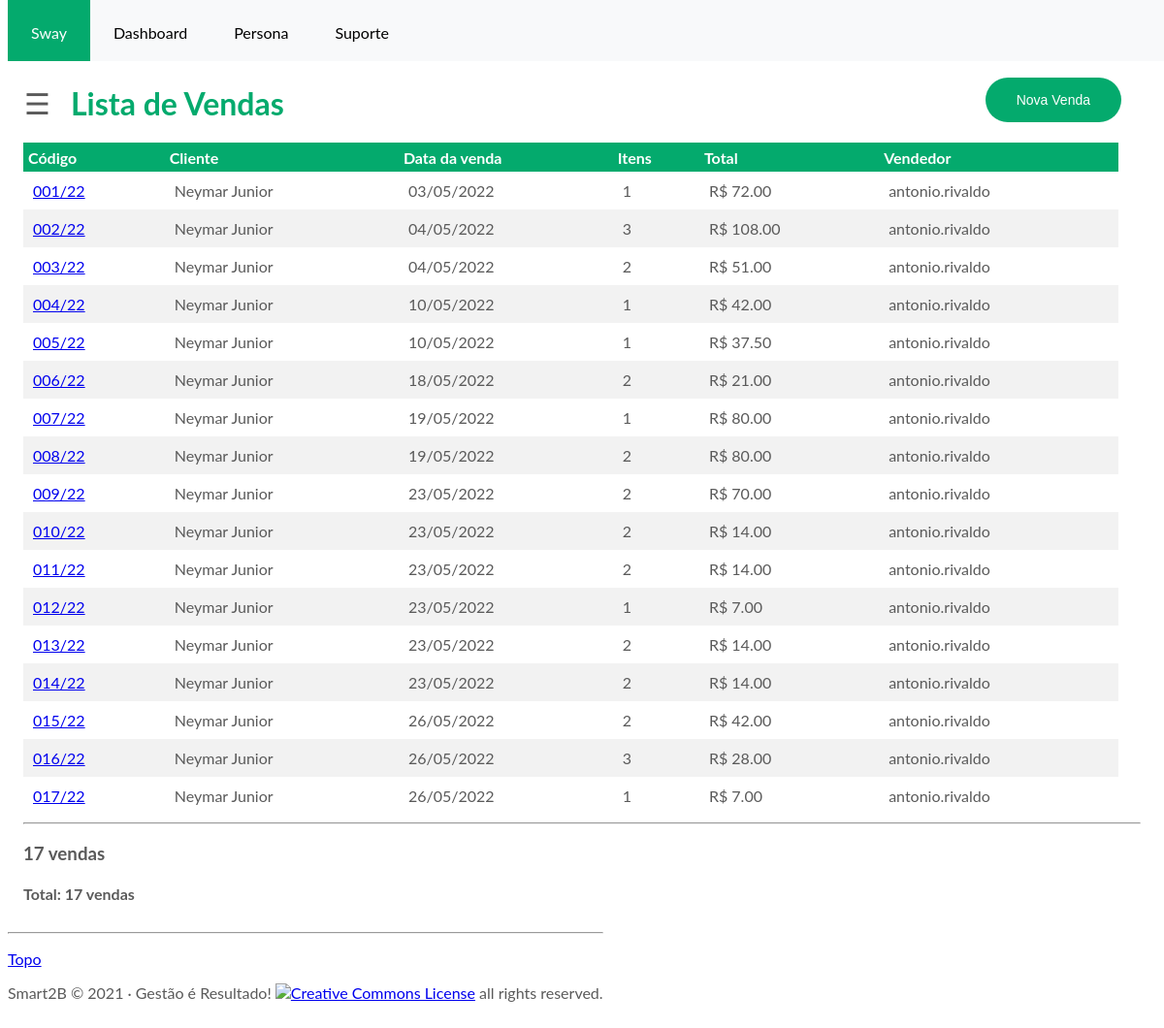
/swayapp/sale/ (signed in), run on the app's committed database.
### swayapp/models.py (models this page shows, shortened)
class TimeStampedModel(models.Model):
    created = models.DateTimeField(
        'criado em', auto_now_add=True, auto_now=False)
    modified = models.DateTimeField(
        'modificado em', auto_now_add=False, auto_now=True)
    class Meta:
        abstract = True

class Sale(TimeStampedModel):
    customer = models.ForeignKey('Customer', related_name='customer_sale', verbose_name='cliente',
                                 on_delete=models.CASCADE)
    seller = models.ForeignKey(User, related_name='seller_sale', verbose_name='vendedor', on_delete=models.CASCADE, null=True, blank=True)
    class Meta:
        verbose_name = 'venda'
        verbose_name_plural = 'vendas'
    def __str__(self):
        return "%03d" % self.id + "/%s" % self.created.strftime('%y')
    codigo = property(__str__)
    def get_detail(self):
        return "/swayapp/%i" % self.id
    def get_items(self):
        return self.sales_det.count()
    def get_total(self):
        qs = self.sales_det.filter(sale=self.pk).values_list('price_sale', 'quantity') or 0
        t = 0 if isinstance(qs, int) else sum(map(lambda q: q[0] * q[1], qs))
        return "R$ %s" % number_format(t, 2)

class Person(TimeStampedModel):
    gender = models.CharField('gênero', max_length=1, choices=gender_list)
    cpf = models.CharField('CPF', max_length=11)
    firstname = models.CharField('Nome', max_length=20)
    lastname = models.CharField('Sobrenome', max_length=20)
    email = models.EmailField('e-mail', unique=True, blank=True)
    phone = models.CharField('Fone', max_length=18, blank=True)
    birthday = models.DateTimeField('Nascimento', blank=True)
    class Meta:
        abstract = True
        ordering = ['firstname']
    def __str__(self):
        return self.firstname + " " + self.lastname
    full_name = property(__str__)

class Customer(Person):
    pass
    class Meta:
        verbose_name = 'cliente'
        verbose_name_plural = 'clientes'

### swayapp/views.py (the view)
# urls.py: path('sale/', views.SaleList.as_view(), name='sale_list'),
@method_decorator(login_required, name='dispatch')
class SaleList(CounterMixin, ListView):
    template_name = 'sale_list.html'
    model = Sale
    paginate_by = 60
    def get_queryset(self):
        if 'filter_sale_one' in self.request.GET:
            return Sale.objects.annotate(
                itens=Count('sales_det')).filter(itens=1)
        if 'filter_sale_zero' in self.request.GET:
            return Sale.objects.annotate(
                itens=Count('sales_det')).filter(itens=0)
        qs = super(SaleList, self).get_queryset()
        if 'customer' in self.request.GET:
            qs = qs.filter(customer=self.request.GET['customer'])
        if 'seller' in self.request.GET:
            qs = qs.filter(seller=self.request.GET['seller'])
        return qs

### swayapp/mixins.py (called while the page is built)
    def get_context_data(self, **kwargs):
        context =super(CounterMixin, self).get_context_data(**kwargs)
        context['count'] =self.get_queryset().count()
        return context

### swayapp/templates/sale_list.html (shortened to what this page needs)
{% extends 'base.html' %}
{% load widget_tweaks %}
{% block content %}
<a href="{% url 'swayapp:sale_add' %}">
	<button class="addbutton">
	Nova Venda
	</button>
</a>
<h1 class="willianclass">Lista de Vendas</h1>
{% if object_list %}
		<div>
			<table class="table">
				<thead>
					<tr>
						<th>Código</th>
						<th>Cliente</th>
						<th class="text-center">Data da venda</th>
						<th class="text-center">Itens</th>
						<th class="text-right">Total</th>
						<th>Vendedor</th>
					</tr>
				</thead>
				<tbody>
				{% for sale in object_list %}
					{% if sale.get_items == 0 %}
						<tr class="danger">
					{% elif sale.get_items == 1 %}
						<tr class="info">
					{% else %}
						<tr>
					{% endif %}
							<td><a href="{{ sale.get_detail }}">{{ sale.codigo }}</a></td>
							<td>{{ sale.customer.full_name }}</td>
							<td class="text-center">{{ sale.created|date:"d/m/Y" }}</td>
							<td class="text-center">{{ sale.get_items }}</td>
							<td class="text-right">{{ sale.get_total }}</td>
							<td>{{ sale.seller }}</td>
						</tr>
				{% endfor %}
				</tbody>
			</table>
		</div>
{% else %}
  <p class="alert alert-warning">Sem itens na lista.</p>
{% endif %}
<hr>
<div>
<h3>{{ object_list|length }} venda{{ object_list|length|pluralize }}</h3>
<h4><b>Total:</b> {{ page_obj.paginator.count }} venda{{ page_obj.paginator.count|pluralize }}</h4>
</div>
{% endblock content %}

### swayapp/static/css/style.css (style rules this page uses)
html { font-family: "Lato", sans-serif; -webkit-text-size-adjust: 100%; -ms-text-size-adjust: 100%; }
.willianclass { color: #04AA6D; margin-top: 63; margin-left 5; }
table { width: 98%; border-color: green; border-spacing: 0; border-collapse: collapse; margin-top: 2px; margin-left: 10px margin-right: 10px }
th { height: 30px; color: white; text-align: left; vertical-align: middle; background-color: #04AA6D; padding: 5px; position: -webkit-sticky; top: 0; }
td { height: 10px; padding: 10px; }
tr:nth-child(even) { background-color: #f2f2f2; }
.addbutton { background-color: #04AA6D; border: none; color: white; padding: 15px 32px; text-align: center; text-decoration: none; font-size: 14px; margin: 4px 2px; cursor: pointer; float: right; margin-top: 56; margin-right: 20; border-radius: 50px; }

### swayapp/templates/base.html (style rules this page uses)
body { padding-top: 0; padding-bottom: 40px; color: #5a5a5a; }

### data on the page
Sale: codigo "001/22", customer.full_name "Neymar Junior", created "03/05/2022", get_items "1", get_total "R$ 72.00", seller "antonio.rivaldo"
Sale: codigo "002/22", customer.full_name "Neymar Junior", created "04/05/2022", get_items "3", get_total "R$ 108.00", seller "antonio.rivaldo"
Sale: codigo "003/22", customer.full_name "Neymar Junior", created "04/05/2022", get_items "2", get_total "R$ 51.00", seller "antonio.rivaldo"
Sale: codigo "004/22", customer.full_name "Neymar Junior", created "10/05/2022", get_items "1", get_total "R$ 42.00", seller "antonio.rivaldo"
Sale: codigo "005/22", customer.full_name "Neymar Junior", created "10/05/2022", get_items "1", get_total "R$ 37.50", seller "antonio.rivaldo"
Sale: codigo "006/22", customer.full_name "Neymar Junior", created "18/05/2022", get_items "2", get_total "R$ 21.00", seller "antonio.rivaldo"
Sale: codigo "007/22", customer.full_name "Neymar Junior", created "19/05/2022", get_items "1", get_total "R$ 80.00", seller "antonio.rivaldo"
Sale: codigo "008/22", customer.full_name "Neymar Junior", created "19/05/2022", get_items "2", get_total "R$ 80.00", seller "antonio.rivaldo"
Sale: codigo "009/22", customer.full_name "Neymar Junior", created "23/05/2022", get_items "2", get_total "R$ 70.00", seller "antonio.rivaldo"
Sale: codigo "010/22", customer.full_name "Neymar Junior", created "23/05/2022", get_items "2", get_total "R$ 14.00", seller "antonio.rivaldo"
Sale: codigo "011/22", customer.full_name "Neymar Junior", created "23/05/2022", get_items "2", get_total "R$ 14.00", seller "antonio.rivaldo"
Sale: codigo "012/22", customer.full_name "Neymar Junior", created "23/05/2022", get_items "1", get_total "R$ 7.00", seller "antonio.rivaldo"
Sale: codigo "013/22", customer.full_name "Neymar Junior", created "23/05/2022", get_items "2", get_total "R$ 14.00", seller "antonio.rivaldo"
Sale: codigo "014/22", customer.full_name "Neymar Junior", created "23/05/2022", get_items "2", get_total "R$ 14.00", seller "antonio.rivaldo"
Sale: codigo "015/22", customer.full_name "Neymar Junior", created "26/05/2022", get_items "2", get_total "R$ 42.00", seller "antonio.rivaldo"
Sale: codigo "016/22", customer.full_name "Neymar Junior", created "26/05/2022", get_items "3", get_total "R$ 28.00", seller "antonio.rivaldo"
Sale: codigo "017/22", customer.full_name "Neymar Junior", created "26/05/2022", get_items "1", get_total "R$ 7.00", seller "antonio.rivaldo"

### other printed values
{{ object_list|length }} "17"
{{ page_obj.paginator.count }} "17"
